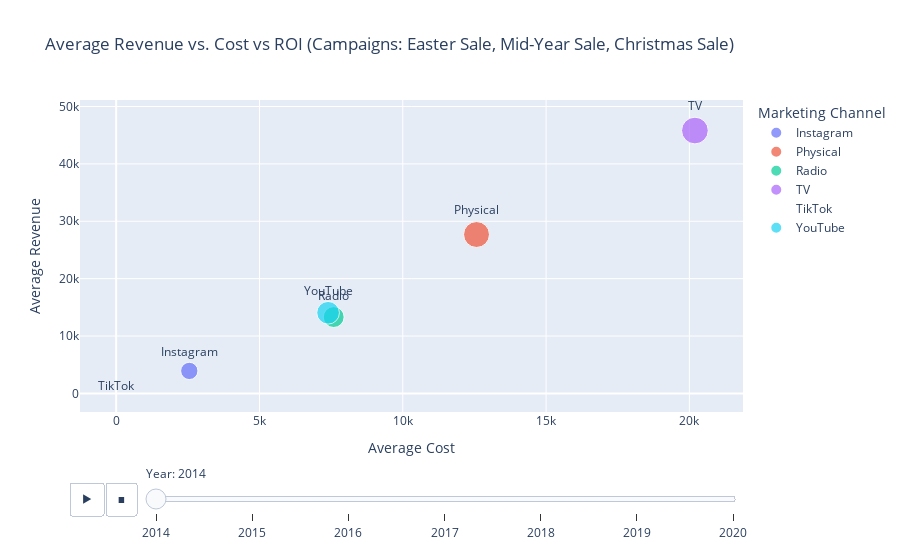

Notebook code cell kept with this figure:
### Markdown cell above
Between 2014 and 2020, significant changes were observed in the average return on investment (ROI) across various marketing channels, pointing to evolving consumer preferences and demographic shifts. Notably:

1. Decline in Traditional Media Channels:
TV and Physical Channels: Both TV and Physical channels experienced a decline of approximately 50% in ROI over this period. This sharp drop may reflect a demographic shift away from traditional media as primary sources of engagement and purchasing influence, likely due to the increasing adoption of digital and social media platforms among younger audiences.

2. Growth in Digital and Social Media Channels:
YouTube, Instagram, and TikTok: In contrast, digital-first channels such as YouTube, Instagram, and TikTok showed a rising trend in ROI. This increase suggests that these platforms are becoming more effective at capturing audience attention and engagement, likely driven by their popularity among younger, digitally-native consumers. TikTok, in particular, has surged in recent years, reflecting its unique appeal in short-form content consumption and engagement.

3. Implications of Content Consumption Trends:
The upward trend in ROI for social platforms indicates a shift in content consumption preferences. Audiences are gravitating towards visually engaging, interactive, and mobile-friendly content, often tailored through algorithms to individual interests. This trend highlights the need for marketers to align content strategies with platform-specific formats and audience expectations.

4. Strategic Marketing Considerations:
These trends underscore the importance for brands to diversify their marketing strategies, focusing on digital channels where ROI is rising, while reevaluating investments in traditional media. A targeted approach that leverages the strengths of each platform—such as influencer collaborations on Instagram and short-form video content on TikTok—could maximize engagement and effectiveness.

### Code cell
# Usage example:
# Assuming 'df' is your DataFrame containing campaign data
plot_rev_cost_roi(df, ["Easter Sale", "Mid-Year Sale", "Christmas Sale"])

### Figure 1 — Plotly figure (JSON) as saved in the notebook; plotly's stock layout.template omitted (floating-point values rounded to 4 significant figures)
{"data": [{"customdata": [[2014, 52.5]], "hovertemplate": "Marketing Channel=%{text}<br>year=%{customdata[0]}<br>Average Cost=%{x}<br>Average Revenue=%{y}<br>Average ROI (%)=%{customdata[1]}<extra></extra>", "legendgroup": "Instagram", "marker": {"color": "#636efa", "size": [52.5], "sizemode": "area", "sizeref": 0.35, "symbol": "circle"}, "mode": "markers+text", "name": "Instagram", "orientation": "v", "showlegend": true, "text": ["Instagram"], "textposition": "top center", "type": "scatter", "x": [2552.0], "xaxis": "x", "y": [3918.0], "yaxis": "y"}, {"customdata": [[2014, 117.5]], "hovertemplate": "Marketing Channel=%{text}<br>year=%{customdata[0]}<br>Average Cost=%{x}<br>Average Revenue=%{y}<br>Average ROI (%)=%{customdata[1]}<extra></extra>", "legendgroup": "Physical", "marker": {"color": "#EF553B", "size": [117.5], "sizemode": "area", "sizeref": 0.35, "symbol": "circle"}, "mode": "markers+text", "name": "Physical", "orientation": "v", "showlegend": true, "text": ["Physical"], "textposition": "top center", "type": "scatter", "x": [12570.0], "xaxis": "x", "y": [27690.0], "yaxis": "y"}, {"customdata": [[2014, 76.5]], "hovertemplate": "Marketing Channel=%{text}<br>year=%{customdata[0]}<br>Average Cost=%{x}<br>Average Revenue=%{y}<br>Average ROI (%)=%{customdata[1]}<extra></extra>", "legendgroup": "Radio", "marker": {"color": "#00cc96", "size": [76.5], "sizemode": "area", "sizeref": 0.35, "symbol": "circle"}, "mode": "markers+text", "name": "Radio", "orientation": "v", "showlegend": true, "text": ["Radio"], "textposition": "top center", "type": "scatter", "x": [7591.0], "xaxis": "x", "y": [13300.0], "yaxis": "y"}, {"customdata": [[2014, 125]], "hovertemplate": "Marketing Channel=%{text}<br>year=%{customdata[0]}<br>Average Cost=%{x}<br>Average Revenue=%{y}<br>Average ROI (%)=%{customdata[1]}<extra></extra>", "legendgroup": "TV", "marker": {"color": "#ab63fa", "size": [125], "sizemode": "area", "sizeref": 0.35, "symbol": "circle"}, "mode": "markers+text", "name": "TV", "orientation": "v", "showlegend": true, "text": ["TV"], "textposition": "top center", "type": "scatter", "x": [20190.0], "xaxis": "x", "y": [45810.0], "yaxis": "y"}, {"customdata": [[2014, 0]], "hovertemplate": "Marketing Channel=%{text}<br>year=%{customdata[0]}<br>Average Cost=%{x}<br>Average Revenue=%{y}<br>Average ROI (%)=%{customdata[1]}<extra></extra>", "legendgroup": "TikTok", "marker": {"color": "#FFA15A", "size": [0], "sizemode": "area", "sizeref": 0.35, "symbol": "circle"}, "mode": "markers+text", "name": "TikTok", "orientation": "v", "showlegend": true, "text": ["TikTok"], "textposition": "top center", "type": "scatter", "x": [0], "xaxis": "x", "y": [0], "yaxis": "y"}, {"customdata": [[2014, 90]], "hovertemplate": "Marketing Channel=%{text}<br>year=%{customdata[0]}<br>Average Cost=%{x}<br>Average Revenue=%{y}<br>Average ROI (%)=%{customdata[1]}<extra></extra>", "legendgroup": "YouTube", "marker": {"color": "#19d3f3", "size": [90], "sizemode": "area", "sizeref": 0.35, "symbol": "circle"}, "mode": "markers+text", "name": "YouTube", "orientation": "v", "showlegend": true, "text": ["YouTube"], "textposition": "top center", "type": "scatter", "x": [7395.0], "xaxis": "x", "y": [14050.0], "yaxis": "y"}], "layout": {"legend": {"itemsizing": "constant", "title": {"text": "Marketing Channel"}, "tracegroupgap": 0}, "sliders": [{"active": 0, "currentvalue": {"prefix": "Year: "}, "len": 0.9, "pad": {"b": 10, "t": 50}, "steps": [{"args": [["2014"], {"frame": {"duration": 0, "redraw": false}, "fromcurrent": true, "mode": "immediate", "transition": {"duration": 0, "easing": "linear"}}], "label": "2014", "method": "animate"}, {"args": [["2015"], {"frame": {"duration": 0, "redraw": false}, "fromcurrent": true, "mode": "immediate", "transition": {"duration": 0, "easing": "linear"}}], "label": "2015", "method": "animate"}, {"args": [["2016"], {"frame": {"duration": 0, "redraw": false}, "fromcurrent": true, "mode": "immediate", "transition": {"duration": 0, "easing": "linear"}}], "label": "2016", "method": "animate"}, {"args": [["2017"], {"frame": {"duration": 0, "redraw": false}, "fromcurrent": true, "mode": "immediate", "transition": {"duration": 0, "easing": "linear"}}], "label": "2017", "method": "animate"}, {"args": [["2018"], {"frame": {"duration": 0, "redraw": false}, "fromcurrent": true, "mode": "immediate", "transition": {"duration": 0, "easing": "linear"}}], "label": "2018", "method": "animate"}, {"args": [["2019"], {"frame": {"duration": 0, "redraw": false}, "fromcurrent": true, "mode": "immediate", "transition": {"duration": 0, "easing": "linear"}}], "label": "2019", "method": "animate"}, {"args": [["2020"], {"frame": {"duration": 0, "redraw": false}, "fromcurrent": true, "mode": "immediate", "transition": {"duration": 0, "easing": "linear"}}], "label": "2020", "method": "animate"}], "x": 0.1, "xanchor": "left", "y": 0, "yanchor": "top"}], "title": {"text": "Average Revenue vs. Cost vs ROI (Campaigns: Easter Sale, Mid-Year Sale, Christmas Sale)"}, "updatemenus": [{"buttons": [{"args": [null, {"frame": {"duration": 500, "redraw": false}, "fromcurrent": true, "mode": "immediate", "transition": {"duration": 500, "easing": "linear"}}], "label": "&#9654;", "method": "animate"}, {"args": [[null], {"frame": {"duration": 0, "redraw": false}, "fromcurrent": true, "mode": "immediate", "transition": {"duration": 0, "easing": "linear"}}], "label": "&#9724;", "method": "animate"}], "direction": "left", "pad": {"r": 10, "t": 70}, "showactive": false, "type": "buttons", "x": 0.1, "xanchor": "right", "y": 0, "yanchor": "top"}], "xaxis": {"anchor": "y", "domain": [0, 1], "title": {"text": "Average Cost"}}, "yaxis": {"anchor": "x", "domain": [0, 1], "title": {"text": "Average Revenue"}}}}
